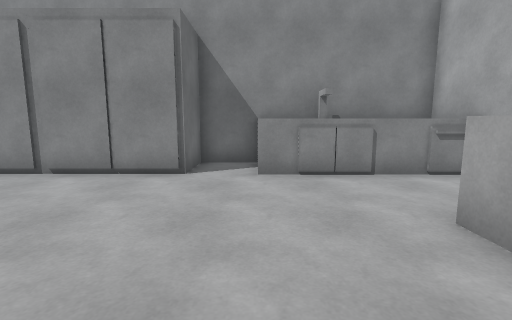
View 1 (above)

15 first-person views from a walk through a scene from a Unity 3-D project. The camera is 1.3 m above the floor, tilts 8° down and sees 85° across. The floor is counted in squares, 1 m on a side. Each view is taken from the middle of a square. On the plan, view 1 faces up. The plan holds only what a view shows up to about 13 squares ahead; the rest is blank. The place goes on beyond the plan. The player character is not drawn.

View 2
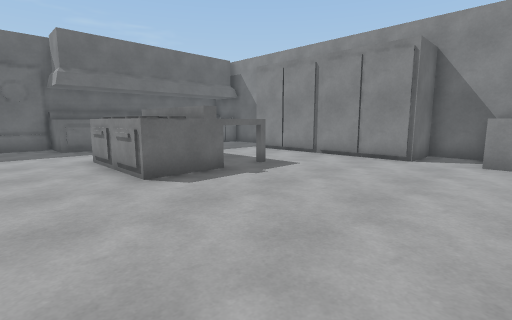

View 3
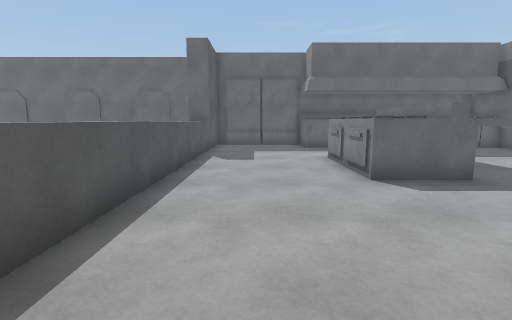

View 4
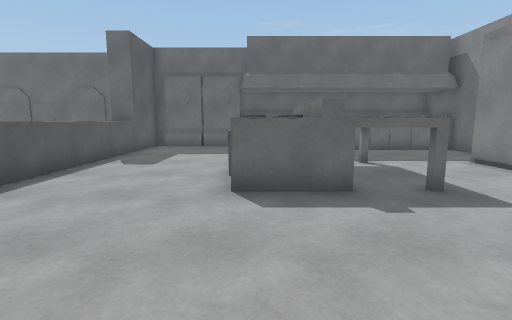

View 5
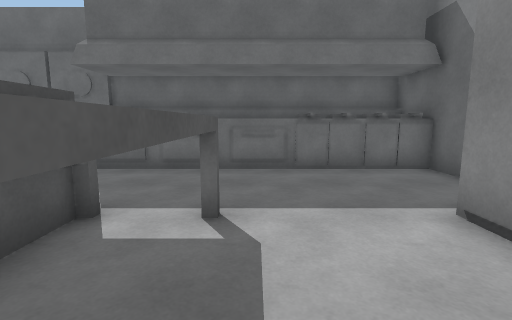

View 6
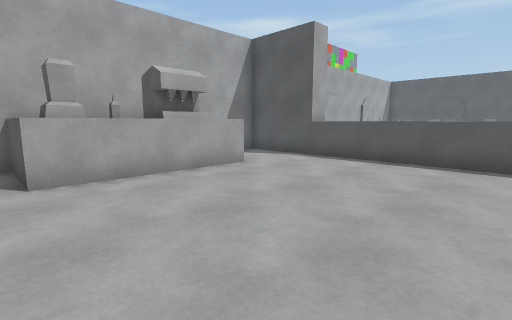

View 7
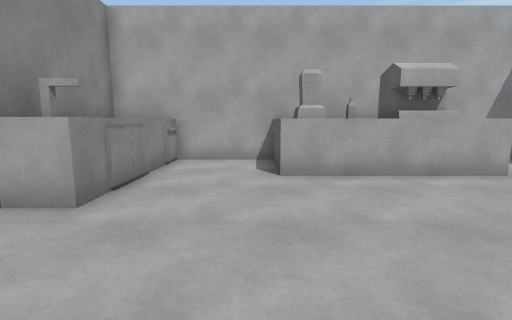

View 8
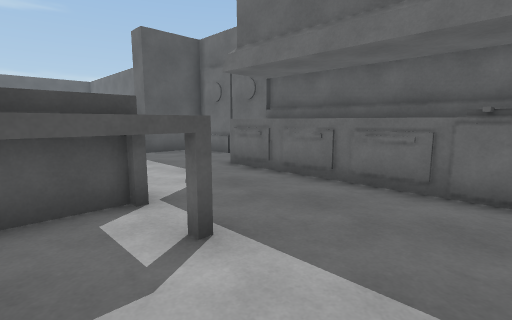

View 9
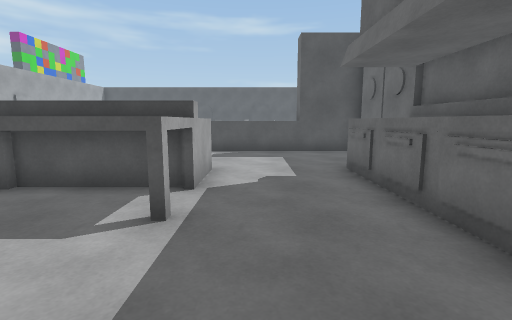

View 10
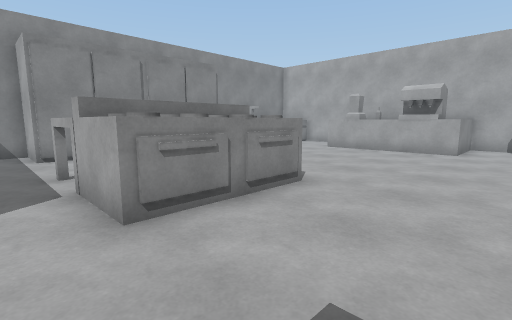

View 11
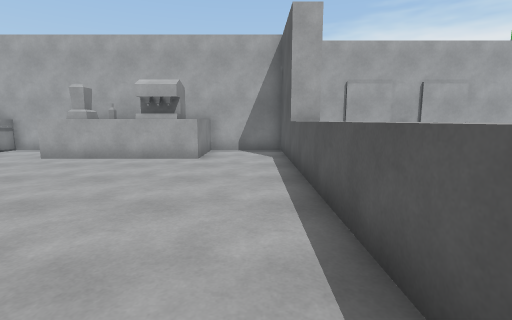

View 12
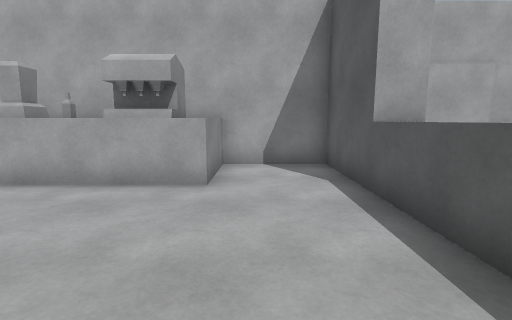

View 13
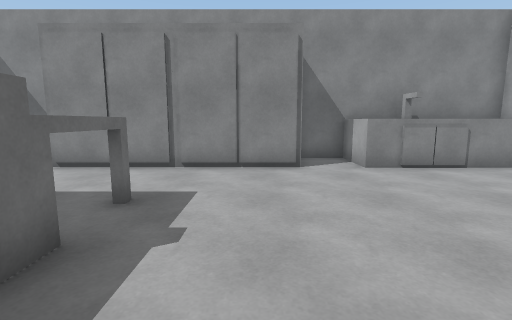

View 14
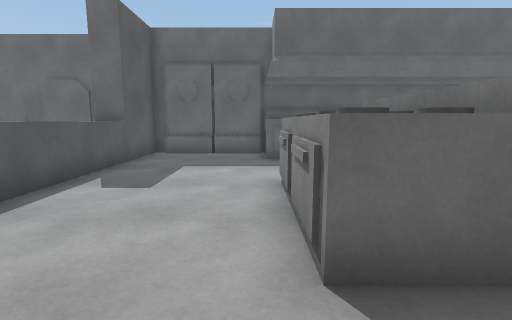

View 15
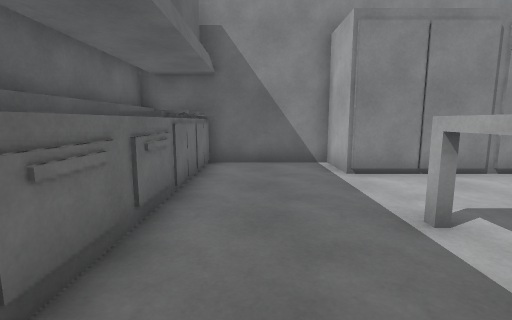

### Floor plan
Key: @ floor where view 1 was taken; # wall or solid block; . floor; ^ raised ledge; T table; O other object.
Columns run from 15 left of view 1 to 6 right of it. Each row starts with its distance up from view 1.
  9  ######      #########
  8  OOO..O      O.^ ^  ^#
  7  OOO..OOOOOOOO.^^^^^^#
  6  OOO.................#
  5  OO..................#
  4  ##..................#
  3  ##...TTTTT.......O^^#
  2  ##...T   T.......OO #
  1  ##...OOOOO.......^^ #
  0  ##...OOOOO....@..^^^#
 -1 ##................^^^#
 -2 ##................^^^#
 -3 ##...................#
 -4 ##...................#
 -5 ####^^^^^^^^^^^^^^####
 -6    #^  ^^ ^^^^ ^^^  #

Where each view was taken, in squares from view 1:
view 1: 0 up, 0 right, facing up
view 2: 3 down, 1 right, facing up-left
view 3: 3 down, 1 right, facing left
view 4: 0 up, 0 right, facing left
view 5: 4 up, 5 left, facing left
view 6: 4 up, 4 left, facing down-right
view 7: 4 up, 4 left, facing right
view 8: 6 up, 7 left, facing down-left
view 9: 7 up, 10 left, facing down
view 10: 4 down, 10 left, facing up-right
view 11: 4 down, 7 left, facing right
view 12: 3 down, 3 left, facing right
view 13: 1 down, 3 left, facing up
view 14: 1 down, 3 left, facing left
view 15: 0 up, 11 left, facing up
